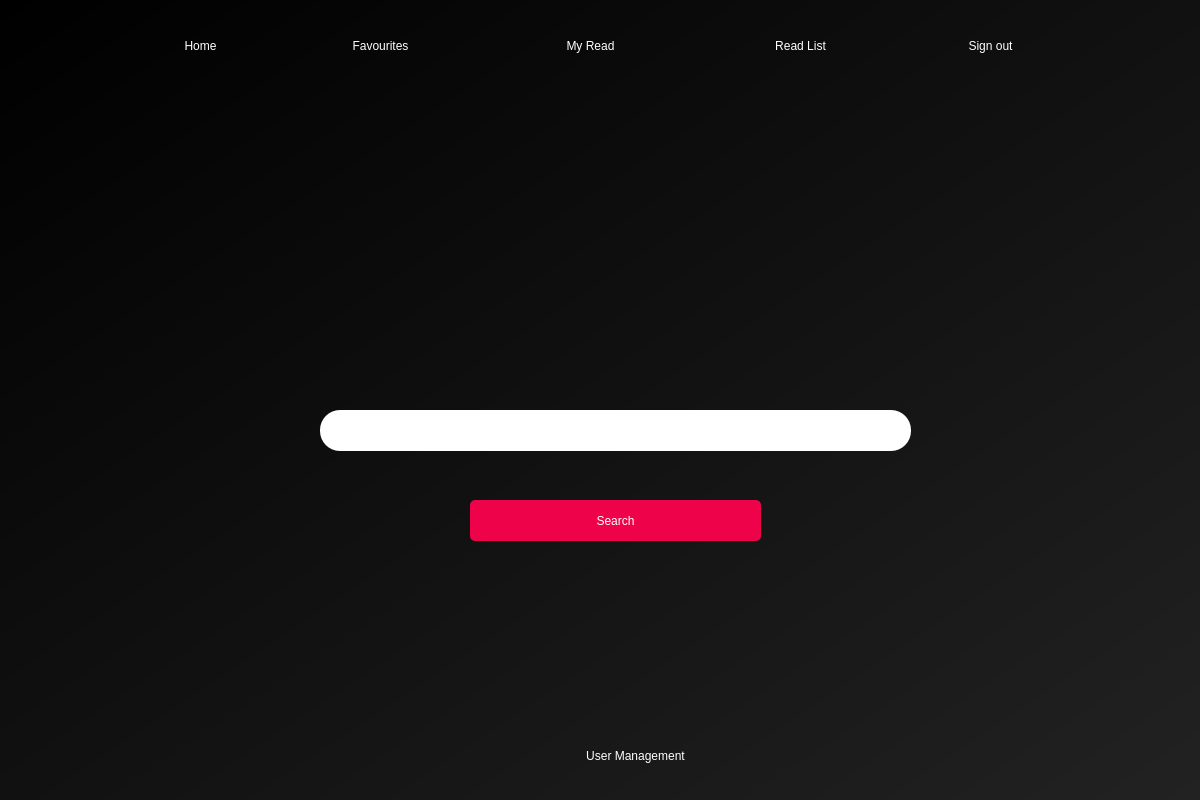
<?xml version="1.0" encoding="UTF-8"?>
<ui version="4.0">
 <class>Dialog</class>
 <widget class="QDialog" name="Dialog">
  <property name="geometry">
   <rect>
    <x>0</x>
    <y>0</y>
    <width>1200</width>
    <height>800</height>
   </rect>
  </property>
  <property name="windowTitle">
   <string>Home</string>
  </property>
  <property name="windowIcon">
   <iconset>
    <normaloff>assets/wiki_icon.png</normaloff>assets/wiki_icon.png</iconset>
  </property>
  <widget class="QWidget" name="bgwidget" native="true">
   <property name="geometry">
    <rect>
     <x>0</x>
     <y>0</y>
     <width>1200</width>
     <height>800</height>
    </rect>
   </property>
   <property name="styleSheet">
    <string notr="true">QWidget#bgwidget{
background-color: rgb(18, 18, 18);
background-color: qlineargradient(spread:pad, x1:0, y1:0, x2:1, y2:1, stop:0 rgba(0, 0, 0, 255), stop:1 rgba(34, 34, 34, 255));}
</string>
   </property>
   <widget class="QPushButton" name="search_button">
    <property name="geometry">
     <rect>
      <x>470</x>
      <y>500</y>
      <width>291</width>
      <height>41</height>
     </rect>
    </property>
    <property name="cursor">
     <cursorShape>PointingHandCursor</cursorShape>
    </property>
    <property name="styleSheet">
     <string notr="true">border-radius: 5px;
background-color: rgb(238, 2, 73);
font: 14pt &quot;MS Shell Dlg 2&quot;;
color: rgb(255, 255, 255);</string>
    </property>
    <property name="text">
     <string>Search</string>
    </property>
   </widget>
   <widget class="QWidget" name="search_widget" native="true">
    <property name="geometry">
     <rect>
      <x>320</x>
      <y>410</y>
      <width>591</width>
      <height>41</height>
     </rect>
    </property>
    <property name="styleSheet">
     <string notr="true">background-color: white;

border-radius: 20px;</string>
    </property>
    <widget class="QLabel" name="search_icon_label">
     <property name="geometry">
      <rect>
       <x>14</x>
       <y>11</y>
       <width>18</width>
       <height>19</height>
      </rect>
     </property>
     <property name="text">
      <string/>
     </property>
     <property name="pixmap">
      <pixmap>assets/search_icon.png</pixmap>
     </property>
     <property name="scaledContents">
      <bool>true</bool>
     </property>
    </widget>
    <widget class="QLineEdit" name="search_line_edit">
     <property name="geometry">
      <rect>
       <x>40</x>
       <y>0</y>
       <width>541</width>
       <height>41</height>
      </rect>
     </property>
     <property name="styleSheet">
      <string notr="true">font: 12pt &quot;MS Shell Dlg 2&quot;;</string>
     </property>
    </widget>
   </widget>
   <widget class="QLabel" name="title_icon">
    <property name="geometry">
     <rect>
      <x>400</x>
      <y>240</y>
      <width>421</width>
      <height>121</height>
     </rect>
    </property>
    <property name="text">
     <string/>
    </property>
    <property name="pixmap">
     <pixmap>assets/wiki_font.png</pixmap>
    </property>
   </widget>
   <widget class="QPushButton" name="menu_my_read">
    <property name="geometry">
     <rect>
      <x>550</x>
      <y>30</y>
      <width>81</width>
      <height>31</height>
     </rect>
    </property>
    <property name="cursor">
     <cursorShape>PointingHandCursor</cursorShape>
    </property>
    <property name="styleSheet">
     <string notr="true">border-radius: 20px;
background-color: rgba(238, 2, 73, 0);
font: 12pt &quot;MS Shell Dlg 2&quot;;
color: rgb(255, 255, 255);</string>
    </property>
    <property name="text">
     <string>My Read</string>
    </property>
   </widget>
   <widget class="QPushButton" name="menu_home">
    <property name="geometry">
     <rect>
      <x>170</x>
      <y>30</y>
      <width>61</width>
      <height>31</height>
     </rect>
    </property>
    <property name="cursor">
     <cursorShape>PointingHandCursor</cursorShape>
    </property>
    <property name="styleSheet">
     <string notr="true">border-radius: 20px;
background-color: rgba(238, 2, 73, 0);
font: 12pt &quot;MS Shell Dlg 2&quot;;
color: rgb(255, 255, 255);</string>
    </property>
    <property name="text">
     <string>Home</string>
    </property>
   </widget>
   <widget class="QPushButton" name="menu_sign_out">
    <property name="geometry">
     <rect>
      <x>950</x>
      <y>30</y>
      <width>81</width>
      <height>31</height>
     </rect>
    </property>
    <property name="cursor">
     <cursorShape>PointingHandCursor</cursorShape>
    </property>
    <property name="styleSheet">
     <string notr="true">border-radius: 20px;
background-color: rgba(238, 2, 73, 0);
font: 12pt &quot;MS Shell Dlg 2&quot;;
color: rgb(255, 255, 255);</string>
    </property>
    <property name="text">
     <string>Sign out</string>
    </property>
   </widget>
   <widget class="QPushButton" name="menu_read_list">
    <property name="geometry">
     <rect>
      <x>750</x>
      <y>30</y>
      <width>101</width>
      <height>31</height>
     </rect>
    </property>
    <property name="cursor">
     <cursorShape>PointingHandCursor</cursorShape>
    </property>
    <property name="styleSheet">
     <string notr="true">border-radius: 20px;
background-color: rgba(238, 2, 73, 0);
font: 12pt &quot;MS Shell Dlg 2&quot;;
color: rgb(255, 255, 255);</string>
    </property>
    <property name="text">
     <string>Read List</string>
    </property>
   </widget>
   <widget class="QPushButton" name="menu_fav">
    <property name="geometry">
     <rect>
      <x>330</x>
      <y>30</y>
      <width>101</width>
      <height>31</height>
     </rect>
    </property>
    <property name="cursor">
     <cursorShape>PointingHandCursor</cursorShape>
    </property>
    <property name="styleSheet">
     <string notr="true">border-radius: 20px;
background-color: rgba(238, 2, 73, 0);
font: 12pt &quot;MS Shell Dlg 2&quot;;
color: rgb(255, 255, 255);</string>
    </property>
    <property name="text">
     <string>Favourites</string>
    </property>
   </widget>
   <widget class="QPushButton" name="user_management">
    <property name="geometry">
     <rect>
      <x>550</x>
      <y>740</y>
      <width>171</width>
      <height>31</height>
     </rect>
    </property>
    <property name="cursor">
     <cursorShape>PointingHandCursor</cursorShape>
    </property>
    <property name="styleSheet">
     <string notr="true">border-radius: 20px;
background-color: rgba(238, 2, 73, 0);
font: 12pt &quot;MS Shell Dlg 2&quot;;
color: rgb(255, 255, 255);</string>
    </property>
    <property name="text">
     <string>User Management</string>
    </property>
   </widget>
   <widget class="QLabel" name="admin_shield">
    <property name="geometry">
     <rect>
      <x>520</x>
      <y>743</y>
      <width>25</width>
      <height>27</height>
     </rect>
    </property>
    <property name="text">
     <string/>
    </property>
    <property name="pixmap">
     <pixmap>assets/admin_shield.png</pixmap>
    </property>
    <property name="scaledContents">
     <bool>true</bool>
    </property>
   </widget>
  </widget>
 </widget>
 <resources/>
 <connections/>
</ui>
